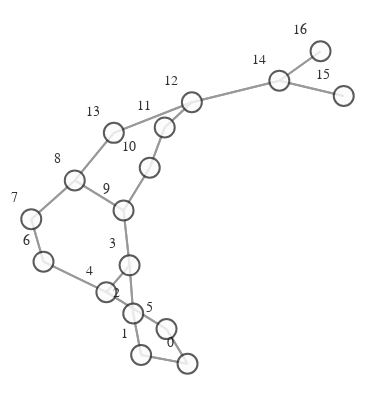

Notebook code cell kept with this figure:
### Markdown cell above
# VISUALIZATION

### Code cell
def create_graph(graph):
    g = to_networkx(graph)
    pos = nx.spring_layout(g)
    vis = GraphVisualization(
        g,
        pos,
        node_text_position="top left",
        node_size=20,
    )
    fig = vis.create_figure()
    return fig


fig = create_graph(dataset[0])
fig.show()

### Figure 1 — Plotly figure (JSON) as saved in the notebook; plotly's stock layout.template omitted (floating-point values rounded to 4 significant figures)
{"data": [{"hoverinfo": "none", "line": {"color": "#808080", "width": 2}, "mode": "lines", "opacity": 0.8, "type": "scatter", "x": [0.09632, -0.05971, null, 0.09632, 0.02562, null, -0.05971, 0.09632, null, -0.05971, -0.08627, null, -0.08627, -0.05971, null, -0.08627, -0.09857, null, -0.09857, -0.08627, null, -0.09857, -0.1766, null, -0.09857, -0.1188, null, -0.1766, -0.09857, null, -0.1766, 0.02562, null, -0.1766, -0.3879, null, 0.02562, 0.09632, null, 0.02562, -0.1766, null, -0.3879, -0.1766, null, -0.3879, -0.4292, null, -0.4292, -0.3879, null, -0.4292, -0.2828, null, -0.2828, -0.4292, null, -0.2828, -0.1188, null, -0.2828, -0.1515, null, -0.1188, -0.09857, null, -0.1188, -0.2828, null, -0.1188, -0.0308, null, -0.0308, -0.1188, null, -0.0308, 0.01958, null, 0.01958, -0.0308, null, 0.01958, 0.1108, null, 0.1108, 0.01958, null, 0.1108, -0.1515, null, 0.1108, 0.4049, null, -0.1515, -0.2828, null, -0.1515, 0.1108, null, 0.4049, 0.1108, null, 0.4049, 0.6215, null, 0.4049, 0.5434, null, 0.6215, 0.4049, null, 0.5434, 0.4049, null], "y": [-0.9842, -0.9286, null, -0.9842, -0.7642, null, -0.9286, -0.9842, null, -0.9286, -0.6652, null, -0.6652, -0.9286, null, -0.6652, -0.3591, null, -0.3591, -0.6652, null, -0.3591, -0.5297, null, -0.3591, -0.01056, null, -0.5297, -0.3591, null, -0.5297, -0.7642, null, -0.5297, -0.336, null, -0.7642, -0.9842, null, -0.7642, -0.5297, null, -0.336, -0.5297, null, -0.336, -0.06608, null, -0.06608, -0.336, null, -0.06608, 0.1798, null, 0.1798, -0.06608, null, 0.1798, -0.01056, null, 0.1798, 0.4818, null, -0.01056, -0.3591, null, -0.01056, 0.1798, null, -0.01056, 0.2605, null, 0.2605, -0.01056, null, 0.2605, 0.5163, null, 0.5163, 0.2605, null, 0.5163, 0.6762, null, 0.6762, 0.5163, null, 0.6762, 0.4818, null, 0.6762, 0.813, null, 0.4818, 0.1798, null, 0.4818, 0.6762, null, 0.813, 0.6762, null, 0.813, 0.716, null, 0.813, 1, null, 0.716, 0.813, null, 1, 0.813, null]}, {"hoverinfo": "text", "marker": {"color": "#fcfcfc", "colorbar": {"thickness": 15, "title": {"side": "right", "text": ""}, "xanchor": "left"}, "colorscale": [[0, "rgb(255,255,217)"], [0.125, "rgb(237,248,177)"], [0.25, "rgb(199,233,180)"], [0.375, "rgb(127,205,187)"], [0.5, "rgb(65,182,196)"], [0.625, "rgb(29,145,192)"], [0.75, "rgb(34,94,168)"], [0.875, "rgb(37,52,148)"], [1, "rgb(8,29,88)"]], "line": {"color": "#333333", "width": 2}, "reversescale": false, "showscale": false, "size": 20}, "mode": "markers+text", "opacity": 0.8, "text": ["0", "1", "2", "3", "4", "5", "6", "7", "8", "9", "10", "11", "12", "13", "14", "15", "16"], "textfont": {"color": "#000000", "family": "Arial", "size": 14}, "textposition": "top left", "type": "scatter", "x": [0.09632, -0.05971, -0.08627, -0.09857, -0.1766, 0.02562, -0.3879, -0.4292, -0.2828, -0.1188, -0.0308, 0.01958, 0.1108, -0.1515, 0.4049, 0.6215, 0.5434], "y": [-0.9842, -0.9286, -0.6652, -0.3591, -0.5297, -0.7642, -0.336, -0.06608, 0.1798, -0.01056, 0.2605, 0.5163, 0.6762, 0.4818, 0.813, 0.716, 1]}], "layout": {"autosize": false, "height": 400, "hovermode": "closest", "margin": {"b": 5, "l": 0, "r": 0, "t": 20}, "paper_bgcolor": "rgba(255,255,255,255)", "plot_bgcolor": "rgba(0,0,0,0)", "scene": {"xaxis": {"autorange": true, "showgrid": false, "showline": false, "showticklabels": false, "ticks": "", "visible": false, "zeroline": false}, "yaxis": {"autorange": true, "showgrid": false, "showline": false, "showticklabels": false, "ticks": "", "visible": false, "zeroline": false}, "zaxis": {"autorange": true, "showgrid": false, "showline": false, "showticklabels": false, "ticks": "", "visible": false, "zeroline": false}}, "showlegend": false, "title": {"font": {"size": 16}, "text": ""}, "width": 375, "xaxis": {"autorange": true, "showgrid": false, "showline": false, "showticklabels": false, "ticks": "", "visible": false, "zeroline": false}, "yaxis": {"autorange": true, "showgrid": false, "showline": false, "showticklabels": false, "ticks": "", "visible": false, "zeroline": false}}}
